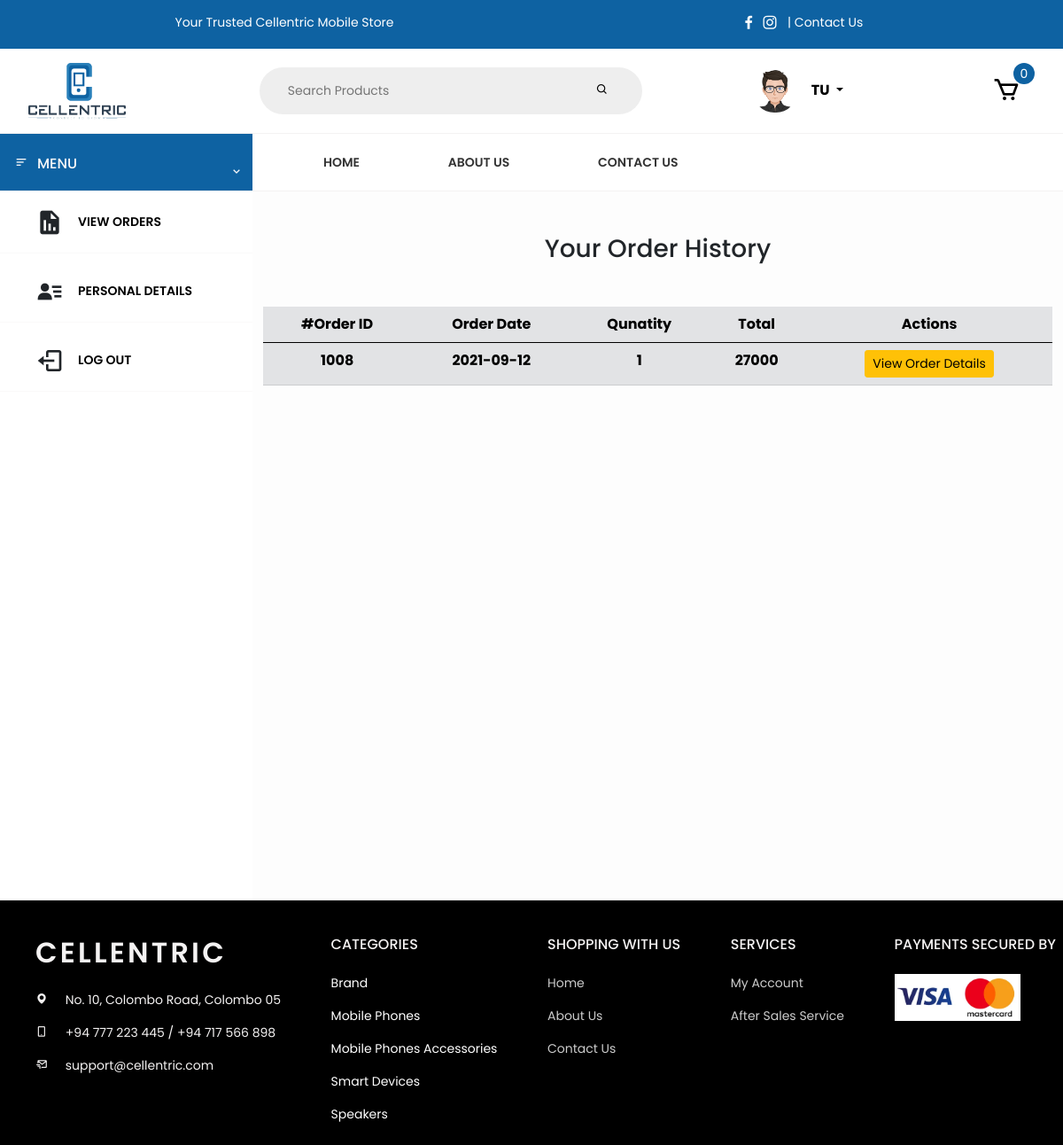
Page /order_history.php (signed in) on the committed database.
### tables this page shows
CREATE TABLE `customers` (
  `customer_id` int(11) NOT NULL,
  `full_name` varchar(255) NOT NULL,
  `mobile_number` int(11) NOT NULL,
  `email` varchar(255) NOT NULL,
  `password` varchar(255) DEFAULT NULL,
  `gender` varchar(255) DEFAULT NULL,
  `bday` varchar(255) DEFAULT '00/00/0000',
  `Address` varchar(255) DEFAULT NULL,
  `image` varchar(255) DEFAULT 'customerImage/avatar7.png'
);

CREATE TABLE `order_table` (
  `order_id` int(11) NOT NULL,
  `customer_id` int(11) NOT NULL,
  `order_date` varchar(255) NOT NULL,
  `shipped_date` varchar(255) DEFAULT NULL,
  `qty` int(11) NOT NULL,
  `total` double NOT NULL,
  `payment_method` varchar(255) NOT NULL,
  `authorized_by` int(11) DEFAULT 0,
  `status` varchar(255) DEFAULT NULL
);

### app/classes/database.php (called while the page is built)
<?php
class Database{
    private $host = "localhost";
    private $dbuser = "root";
    private $dbpass = "";
    private $dbName = "cellentric";
    public function connect(){
try {
        $dsn = 'mysql:host='. $this->host. ';dbname='.$this->dbName;
        $pdo = new PDO($dsn, $this->dbuser, $this->dbpass);
        $pdo->setAttribute(PDO::ATTR_DEFAULT_FETCH_MODE,PDO::FETCH_ASSOC);
     return $pdo;
} catch (PDOException $e) {
}
}
}

### app/classes/product.class.php (called while the page is built, shortened)
<?php
require_once 'database.php';
class Product extends Database
{
    public function selectCartCount($customer_ID){
    $sql = "SELECT SUM(qty) AS cusCount FROM cart WHERE customer_ID = ?";
    $stmt = $this->connect()->prepare($sql);
    $stmt->execute([$customer_ID]);
    $row = $stmt->fetch();
    return $row;
}
public function currentUser($username){
    $sql = "SELECT * FROM customers WHERE email = ? LIMIT 1";
        $stmt = $this->connect()->prepare($sql);
        $stmt->execute([$username]);
        $result = $stmt->fetch();
        return $result;
}
public function getOrdersbyCusID($customer_ID){
    $sql = "SELECT * FROM order_table WHERE customer_id=? LIMIT 10";
    $stmt = $this->connect()->prepare($sql);
    $stmt->execute([$customer_ID]);
    $result  = $stmt->fetchAll();
    return $result;
}
}

### public/order_history.php (the view, shortened to what this page needs)
<?php
include 'includes/header.php';
include 'includes/customerSideNav.php';
?>
<main class="section_01 cart_section" style="min-height: 100vh;">
    <div class="container">
        <h3 class="text-center mb-5 mt-5">Your Order History</h3>
        <div class="row">
            <div class="table-responsive-md">
                <table class="table table-secondary text-center">
                    <thead>
                        <tr>
                            <th scope="col">#Order ID</th>
                            <th scope="col">Order Date</th>
                            <th scope="col">Qunatity</th>
                            <th scope="col">Total</th>
                            <th scope="col">Actions</th>
                        </tr>
                    </thead>
                    <tbody>
                        <?php
                        $OrderHistory = $product->getOrdersbyCusID($customer_id);
                        if ($OrderHistory) {
                            foreach ($OrderHistory as $row) {
                        ?>
                                <tr>
                                    <th scope="col" class="orderid text-center"><?= $row['order_id'] ?></th>
                                    <th scope="col"><?= $row['order_date'] ?></th>
                                    <th scope="col"><?= $row['qty'] ?></th>
                                    <th scope="col"><?= $row['total'] ?></th>
                                    <th scope="col">
                                        <button class="btn btn-warning btn-sm orderView" onclick='getOrderID(this)' data-bs-toggle="modal" data-bs-target="#exampleModal">View Order Details</button>
                                    </th>
                                </tr>
                        <?php
                            }
                        }
                        ?>
                    </tbody>
                </table>
            </div>
        </div>
    </div>
    </div>
    </div>
<?php
include 'includes/footer.php';
?>

### public/includes/navbar.php (shortened to what this page needs)
<?php
require '../app/classes/product.class.php';
$product = new Product();
if (isset($_SESSION['email'])) {
  $data = $product->currentUser($_SESSION['email']);
  $customer_id = $data['customer_id'];
  $full_name = $data['full_name'];
  $image = $data['image'];
}
?>
<body>
  <div class="top_bar">
    <div class="container">
      <div class="items-bar">
        <div class="item-1">
          <span>Your Trusted Cellentric Mobile Store</span>
        </div>
        <div class="item-2">
          <i class="bx bxl-facebook"></i>
          <i class="bx bxl-instagram"></i>
        </div>
        <div class="item-3">
          <a href="#">contact us</a>
        </div>
      </div>
    </div>
  </div>
  <div class="container_css">
    <header class="header">
      <a href="home"><img src="components/img/Logo.png" alt="cellentric logo" class="logo" /></a>
      <form action="searchResults" class="search" method="POST">
        <input type="text" class="search_input" name="searchproducts" placeholder="Search Products" />
        <button class="search_button">
          <i class="bx bx-search"></i>
        </button>
      </form>
      <?php
      if (isset($_SESSION['email'])) {
        $arr1 = explode(" ", $full_name);
        $arr2 = str_split($arr1[0],1);
        $arr3 = str_split($arr1[1],1);
      ?>
        <div class="dropdown">
          <a class="btn btn-secondary dropdown-toggle" href="#" role="button" id="dropdownMenuLink" data-bs-toggle="dropdown" aria-expanded="false">
            <img src="../app/includes/user/<?= $image ?>" width="50" class="image_rounded" alt=""><span class="ml-2"><?= $arr2[0]."".$arr3[0]  ?></span>
          </a>
        </div>
      <?php
      }
      ?>
      <div class="user-nav">
        <div class="icon_box">
          <a class="nav-link" href="cart"><i class="bx bx-cart"></i></a>
          <?php
          if (isset($_SESSION['email'])) {
            $data = $product->selectCartCount($customer_id);
            if ($data['cusCount'] != 0) {
          ?>
              <span class="cart_notification"><?= $data['cusCount'] ?></span>
            <?php
            } else {
            ?>
              <span class="cart_notification">0</span>
            <?php
            }
          } else {
            ?>
            <span class="cart_notification">0</span>
          <?php
          }
          ?>
        </div>
      </div>
    </header>
    <div class="menu_top menu_line">
      <div class="category">
        <div class="category_menu">
          <a href="#" class="link"><i class="bx bx-menu-alt-left"></i>
            <h4>MENU</h4>
          </a><span class="chevron_icon"><i class="bx bx-chevron-down"></i></span>
        </div>
      </div>
      <nav class="menu_inline">
        <nav class="menu_top">
          <ul class="menu_nav">
            <li class="menu_li_item">
              <a href="home" class="Top_menu_link">Home</a>
            </li>
            <li class="menu_li_item">
              <a href="aboutus" class="Top_menu_link">About US</a>
            </li>
            <li class="menu_li_item">
              <a href="contactus" class="Top_menu_link">Contact US</a>
            </li>
          </ul>
        </nav>
      </nav>
    </div>

### public/components/css/style.css (style rules this page uses)
body { font-family: "Poppins", sans-serif; padding: 0; margin: 0; background-color: var(--primary-grey-color); font-weight: 400; font-size: 14px; }
a { text-decoration: none; color: var(--white); transition: var(--transition-normal); font-size: 14px; }
li { list-style: none; }
.top_bar { background-color: var(--primary-color); color: var(--white); text-transform: capitalize; padding: 15px 0px; }
.items-bar { display: grid; grid-template-rows: 1fr; grid-template-columns: 2fr 1fr 1fr; justify-items: center; }
.item-2 { justify-self: end; }
.item-3 { margin-left: 10px; justify-self: start; }
.item-3::before { content: "|"; }
.item-2 i { cursor: pointer; font-size: 20px; transition: var(--transition-normal); }
* { margin: 0; padding: 0; }
.container_css { max-width: 100%; }
.header { height: 6rem; background-color: var(--white); border-bottom: 1px solid var(--color-grey-light-2); display: flex; justify-content: space-between; align-items: center; }
.menu_top { background-color: var(--white); display: flex; align-items: center; }
.menu_line { border-bottom: 1px solid var(--color-grey-light-2) !important; }
.category, .mobile_sidenav { background-color: var(--primary-color); flex-basis: 285px; height: 4rem; }
.menu_inline { flex: 1; }
.section_01 { flex: 1; }
.logo, .logo_mobile { height: 4rem; margin-left: 2rem; }
.search { flex: 0 0 40%; display: flex; align-items: center; justify-content: center; }
.search_input { padding: 1rem 2rem; border-radius: 100px; border: none; width: 90%; background-color: #eee; transition: all 0.3s; margin-right: -3.25rem; }
.search_button { border: none; background-color: #eee; }
.dropdown { transition: all 0.3s ease; }
.dropdown .btn-secondary { color: #000; background-color: transparent; border-radius: 100px; text-transform: uppercase; border: none; font-weight: 700; }
.image_rounded { border-radius: 100px; height: 3rem; margin-right: 1rem; }
.user-nav, .user_login { align-self: stretch; display: flex; align-items: center; }
.icon_box { padding: 0 2rem; cursor: pointer; height: 100%; display: flex; align-items: center; transition: all 0.2s ease-out; position: relative; }
.icon_box i { font-size: 2rem; color: #000; }
.cart_notification { height: 1.5rem; width: 1.5rem; border-radius: 50%; background-color: var(--primary-color); color: var(--white); position: absolute; top: 1rem; right: 2rem; display: flex; justify-content: center; align-items: center; }
.menu_nav { float: left; margin: 0; }
.menu_li_item { display: inline; list-style: none; }
.Top_menu_link:link, .Top_menu_link:visited { text-decoration: none; color: var(--font-color-dark); padding: 0 3rem; transition: all 0.2s; text-transform: uppercase; font-weight: 600; }
.category { font-weight: 600; text-align: center; }
.category_menu, .mobile_sidenav_menu { display: flex; justify-content: space-between; align-items: center; color: #faf9f9; }
.category_menu h4, .mobile_sidenav_menu h4 { color: #faf9f9; font-size: 16px; margin-top: 0; }
.category_menu i, .mobile_sidenav_menu i { color: #faf9f9; margin-right: 10px; font-size: 16px; }
.chevron_icon { color: var(--white); font-size: 2rem; font-weight: 600; }
.link { transition: all 0.2s ease-in-out; }
.link:link, .link:visited { color: #000; font-weight: 600; text-decoration: none; text-transform: uppercase; display: block; padding: 1.5rem 1rem; position: relative; z-index: 10; display: flex; }
.cart_section { background-color: #f9f9f959; }
.container { position: relative; }
.row:after { content: ""; display: table; clear: both; }
img { vertical-align: middle; }
@media screen and (max-width: 1300px) { .cart_table thead, tr, td { font-size: 1rem; } }

### rows in the picture
customers: image (picture), full_name "T", full_name "U"
order_table: order_id "1008", order_date "2021-09-12", qty "1", total "27000"
